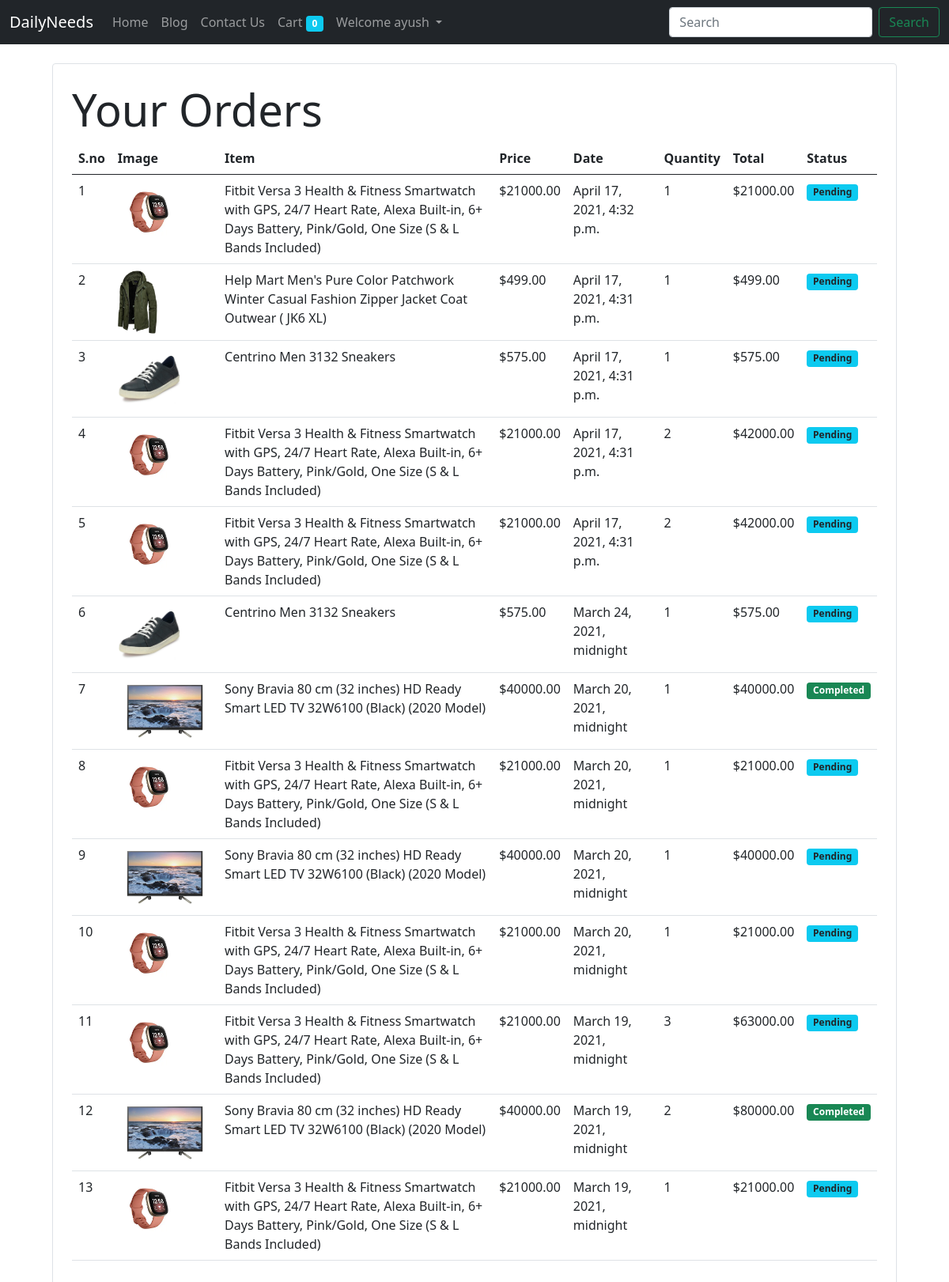
Screenshot of /order (signed in) with the database file from the repository.
### home/models.py (models this page shows, shortened)
class Order(models.Model):
    item=models.ForeignKey(Item,on_delete=models.CASCADE)
    user=models.ForeignKey(User,on_delete=models.CASCADE)
    quantity=models.IntegerField(default=1)
    price=models.IntegerField(default=None,blank=True)
    address=models.CharField(max_length=100,default='')
    phone=models.CharField(max_length=10,default='')
    timestamp=models.DateTimeField(default=now)
    status=models.BooleanField(default=False)
    @staticmethod
    def get_order_by_user(user_id):
        return Order.objects.filter(user=user_id).order_by('timestamp')

class Item(models.Model):
    name=models.CharField(max_length=300)
    price=models.IntegerField()
    category=models.CharField(max_length=20,default=None)
    image=models.ImageField(upload_to='images/',blank=True,null=True)
    description=models.TextField()
    store=models.CharField(max_length=300)
    timestamp=models.DateTimeField()
    slug=models.SlugField(max_length=500,unique=True,blank=True)

### home/views.py (the view)
# urls.py: path('order',views.order_view,name='order'),
def order_view(request):
    user=request.session.get('user_id')
    orders=Order.get_order_by_user(user)
    orders=orders.reverse()
    return render(request,'home/order.html',{'orders':orders})

### home/templatetags/custom_filter.py (called while the page is built)
@register.filter(name='multiply')
def multiply(number,number1):
    return number*number1

### home/templates/home/order.html (shortened to what this page needs)
{% extends "home/index.html" %}
{% block main %}
{% load cart %}
{% load custom_filter %}
    <div class="container">
        <div class="border rounded p-4 m-4">
            <table class="table">
                <h1 class="display-4">Your Orders</h1>
                <thead>
                  <tr>
                    <th scope="col">S.no</th>
                    <th scope="col">Image</th>
                    <th scope="col">Item</th>
                    <th scope="col">Price</th>
                    <th scope="col">Date</th>
                    <th scope="col">Quantity</th>
                    <th scope="col">Total</th>
                    <th scope="col">Status</th>
                  </tr>
                </thead>
                <tbody>
                    {% for order in orders %}
                    <tr>
                        <td>{{forloop.counter}}</td>
                        <td><img style="height: 80px;" src="{{order.item.image.url}}" alt=""></td>
                        <td>{{order.item.name}}</td>
                        <td>${{order.item.price}}.00</td>
                        <td>{{order.timestamp}}</td>
                        <td>{{order.quantity}}</td>
                        <td>${{order.quantity|multiply:order.price}}.00</td>
                        {% if order.status %}
                        <td><small class="badge bg-success">Completed</small></td>
                        {% else %}
                        <td><small class="badge bg-info text-dark">Pending</small></td>
                        {% endif %}
                    </tr>
                    {% endfor %}
                </tbody>
              </table>
        </div>
    </div>
{% endblock %}

### home/templates/home/index.html (shortened to what this page needs)
<!doctype html>
<html lang="en">
  <head>
    <link href="https://cdn.jsdelivr.net/npm/bootstrap@5.0.0-beta2/dist/css/bootstrap.min.css" rel="stylesheet">
  </head>
  <body>
    <nav class="navbar navbar-expand-lg navbar-dark bg-dark">
        <div class="container-fluid">
          <a class="navbar-brand" href= "/">DailyNeeds</a>
          <div class="collapse navbar-collapse" id="navbarSupportedContent">
            <ul class="navbar-nav me-auto mb-2 mb-lg-0">
              <li class="nav-item">
                <a class="nav-link {% block homeactive %}{% endblock homeactive %} " aria-current="page" href= "/">Home</a>
              </li>
              <li class="nav-item">
                <a class="nav-link {% block blogactive %}{% endblock blogactive %}" href= "/blog/">Blog</a>
              </li>
              <li class="nav-item">
                <a class="nav-link {% block contactactive %}{% endblock contactactive %}" href= "/contact">Contact Us</a>
              </li>
              <li class="nav-item">
                <a class="nav-link {% block cartactive %}{% endblock cartactive %}" href= "/cart">Cart
                  <span class="badge bg-info">
                    {% if request.session.cart %}
                    {{request.session.cart.keys|length}}</span>
                    {% else %}
                    0
                    {% endif %}
                  </a>
              </li>
              <li class="nav-item dropdown">
                {% if user.is_authenticated %}
                <a class="nav-link dropdown-toggle" href="#" id="navbarDropdown" role="button" data-bs-toggle="dropdown" aria-expanded="false">
                  Welcome {{request.user}}
                </a>
                {% endif %}
              </li>
            </ul>
            <form class="d-flex" method="GET" action="/search"  >
              <input class="form-control me-2" type="search" name="search" placeholder="Search" aria-label="Search">
              <button class="btn btn-outline-success" type="submit">Search</button>
            </form>
          </div>
        </div>
      </nav>
    {% block main %}
    {% endblock %}
  </body>
</html>

### rows the page displays
Order: item.image (picture), item.name "Fitbit Versa 3 Health & Fitness Smartwatch with GPS, 24/7 Heart Rate, Alexa Built-in, 6+ Days Battery, Pink/Gold, One Size (S & L Bands Included)", item.price "21000", timestamp "April 17, 2021, 4:32 p.m.", quantity "1", quantity|multiply "21000", status "Pending"
Order: item.image (picture), item.name "Help Mart Men's Pure Color Patchwork Winter Casual Fashion Zipper Jacket Coat Outwear ( JK6 XL)", item.price "499", timestamp "April 17, 2021, 4:31 p.m.", quantity "1", quantity|multiply "499", status "Pending"
Order: item.image (picture), item.name "Centrino Men 3132 Sneakers", item.price "575", timestamp "April 17, 2021, 4:31 p.m.", quantity "1", quantity|multiply "575", status "Pending"
Order: item.image (picture), item.name "Fitbit Versa 3 Health & Fitness Smartwatch with GPS, 24/7 Heart Rate, Alexa Built-in, 6+ Days Battery, Pink/Gold, One Size (S & L Bands Included)", item.price "21000", timestamp "April 17, 2021, 4:31 p.m.", quantity "2", quantity|multiply "42000", status "Pending"
Order: item.image (picture), item.name "Fitbit Versa 3 Health & Fitness Smartwatch with GPS, 24/7 Heart Rate, Alexa Built-in, 6+ Days Battery, Pink/Gold, One Size (S & L Bands Included)", item.price "21000", timestamp "April 17, 2021, 4:31 p.m.", quantity "2", quantity|multiply "42000", status "Pending"
Order: item.image (picture), item.name "Centrino Men 3132 Sneakers", item.price "575", timestamp "March 24, 2021, midnight", quantity "1", quantity|multiply "575", status "Pending"
Order: item.image (picture), item.name "Sony Bravia 80 cm (32 inches) HD Ready Smart LED TV 32W6100 (Black) (2020 Model)", item.price "40000", timestamp "March 20, 2021, midnight", quantity "1", quantity|multiply "40000", status "Completed"
Order: item.image (picture), item.name "Fitbit Versa 3 Health & Fitness Smartwatch with GPS, 24/7 Heart Rate, Alexa Built-in, 6+ Days Battery, Pink/Gold, One Size (S & L Bands Included)", item.price "21000", timestamp "March 20, 2021, midnight", quantity "1", quantity|multiply "21000", status "Pending"
Order: item.image (picture), item.name "Sony Bravia 80 cm (32 inches) HD Ready Smart LED TV 32W6100 (Black) (2020 Model)", item.price "40000", timestamp "March 20, 2021, midnight", quantity "1", quantity|multiply "40000", status "Pending"
Order: item.image (picture), item.name "Fitbit Versa 3 Health & Fitness Smartwatch with GPS, 24/7 Heart Rate, Alexa Built-in, 6+ Days Battery, Pink/Gold, One Size (S & L Bands Included)", item.price "21000", timestamp "March 20, 2021, midnight", quantity "1", quantity|multiply "21000", status "Pending"
Order: item.image (picture), item.name "Fitbit Versa 3 Health & Fitness Smartwatch with GPS, 24/7 Heart Rate, Alexa Built-in, 6+ Days Battery, Pink/Gold, One Size (S & L Bands Included)", item.price "21000", timestamp "March 19, 2021, midnight", quantity "3", quantity|multiply "63000", status "Pending"
Order: item.image (picture), item.name "Sony Bravia 80 cm (32 inches) HD Ready Smart LED TV 32W6100 (Black) (2020 Model)", item.price "40000", timestamp "March 19, 2021, midnight", quantity "2", quantity|multiply "80000", status "Completed"
Order: item.image (picture), item.name "Fitbit Versa 3 Health & Fitness Smartwatch with GPS, 24/7 Heart Rate, Alexa Built-in, 6+ Days Battery, Pink/Gold, One Size (S & L Bands Included)", item.price "21000", timestamp "March 19, 2021, midnight", quantity "1", quantity|multiply "21000", status "Pending"

### other values shown
{{ request.user }} "ayush"
